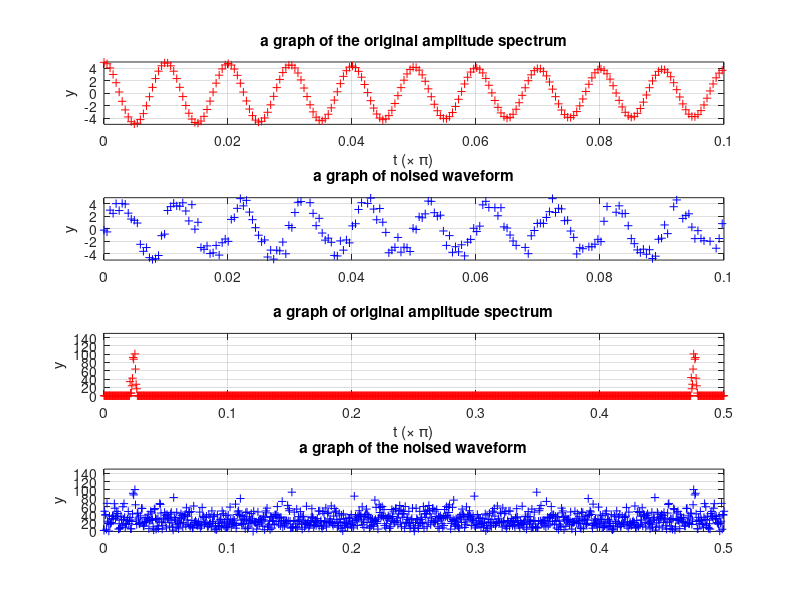

Source code (MATLAB):
clear, close all

n = linspace(0, 0.5, 1024);
x = 4 * sin(2*pi*100*n) + randn(size(n));

X = fft(x);
X = abs(X);

M = zeros(1, 1024);
M(44:55) = 1;
M(970:980) = 1;

Y = X.*M;
y = real(ifft(Y));

subplot(4,1,1);
plot(n, y, 'r+')
ylabel('y')
xlabel('t (\times \pi)')
title('a graph of the original amplitude spectrum')
axis([0 0.1 -5 5])
grid on

subplot(4,1,2);
plot(n, x, 'b+')
ylabel('y')
title('a graph of noised waveform')
axis([0 0.1 -5 5])
grid on


subplot(4,1,3);
plot(n, Y, 'r+')
ylabel('y')
xlabel('t (\times \pi)')
title('a graph of original amplitude spectrum')
axis([0 0.5 0 150])
grid on

subplot(4,1,4);
plot(n, X, 'b+')
ylabel('y')
title('a graph of the noised waveform')
axis([0 0.5 0 150])
grid on